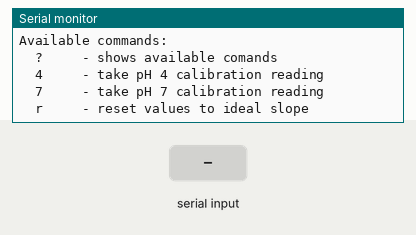
A sketch run on a simulated Arduino Uno, built for the host (arithmetic inside an expression is 32-bit, double 64-bit). On the bench: the last lines printed to the serial monitor. The test bench sets the inputs (shaded band). EEPROM starts erased.

Above: at 1.3 s.
1.4 s: "4\n" received over Serial
At 3.5 s:
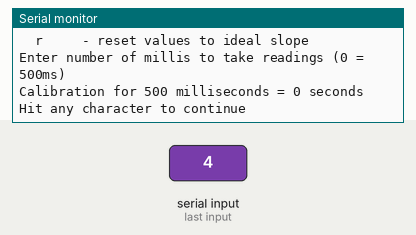
3.9 s: "7\n" received over Serial
At 5.2 s:
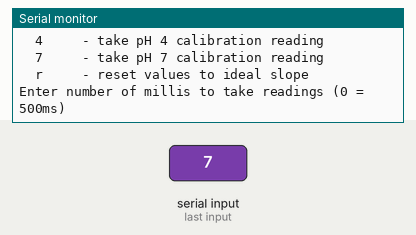

Measured:
- after the input at 1.4 s, the serial monitor: prints a new line at once (image 1)
- after the input at 3.9 s, the serial monitor: prints a new line at once (image 2)

The sketch:

phCalibrate.ino
```cpp
#include <Statistic.h>
#include <avr/eeprom.h>
#include <Wire.h>
#include <Adafruit_ADS1015.h>
#define LSB_mV  1
const unsigned long CALIBRATION_PERIOD_IN_MS=500;
float pHStep;
int16_t pH4Cal,pH7Cal;
Adafruit_ADS1015 ads1015;
Statistic myStats_pH;
//EEPROM trigger check
#define Write_Check      0x1234
struct parameters_T
{
  unsigned int WriteCheck;
  int16_t pH7Cal, pH4Cal;
  float pHStep;
}
params;

void setup()
{
  Serial.begin(9600);
  //Lets read our Info from the eeprom and setup our params,
  //if we loose power or reset we'll still remember our settings!
  eeprom_read_block(&params, (void *)0, sizeof(params));
  //if its a first time setup or our magic number in eeprom is wrong reset to default
  if (params.WriteCheck != Write_Check){
    resetParams();
  }
  ads1015.begin();
  // ads1015.setGain(GAIN_ONE);     // 1x gain   +/- 4.096V  1 bit = 2mV
  ads1015.setGain(GAIN_TWO);     // 2x gain   +/- 2.048V  1 bit = 1mV
  // ads1015.setGain(GAIN_FOUR);    // 4x gain   +/- 1.024V  1 bit = 0.5mV
  // ads1015.setGain(GAIN_EIGHT);   // 8x gain   +/- 0.512V  1 bit = 0.25mV
  // ads1015.setGain(GAIN_SIXTEEN); // 16x gain  +/- 0.256V  1 bit = 0.125mV
  showHelp();
}
void loop()
{
  serialHandler();
}
void serialHandler() {
  char inChar;
  if((inChar = Serial.read())>0) {
    switch (inChar) {
    case '4':
      takeReadings();
      readParams(&pH4Cal,&pH7Cal,&pHStep);
      pH4Cal = myStats_pH.average();
      Serial.print("Count: ");
      Serial.print(myStats_pH.count());
      Serial.print(" | StDev: ");
      Serial.println(myStats_pH.pop_stdev());
      pHStep = calcSlope();
      writeParams(pH4Cal,pH7Cal,pHStep);
      readParams(&pH4Cal,&pH7Cal,&pHStep);
      showHelp();
      break;
    case '7':
      takeReadings();
      readParams(&pH4Cal,&pH7Cal,&pHStep);
      pH7Cal = myStats_pH.average();
      Serial.print("Count: ");
      Serial.print(myStats_pH.count());
      Serial.print(" | StDev: ");
      Serial.println(myStats_pH.pop_stdev());
      pHStep = calcSlope();
      writeParams(pH4Cal,pH7Cal,pHStep);
      readParams(&pH4Cal,&pH7Cal,&pHStep);
      showHelp();
      break;
    case 'r':
    case 'R':
      resetParams();
      readParams(&pH4Cal,&pH7Cal,&pHStep);
      showHelp();
      break;
    case '?':
    case 'h': // Display help
      showHelp();
      break;
    default:
      break;
    }
  }
}
void takeReadings(){
  Serial.print("\r\nEnter number of millis to take readings (0 = ");
  Serial.print(CALIBRATION_PERIOD_IN_MS);
  Serial.println("ms)");
  while (Serial.available()==0);
  unsigned long calibrationPeriodInMilliseconds = Serial.parseInt();
  if (calibrationPeriodInMilliseconds <= 0)calibrationPeriodInMilliseconds = CALIBRATION_PERIOD_IN_MS;
  Serial.print(F("Calibration for "));
  displayMillisToMinutesAndSeconds(calibrationPeriodInMilliseconds);
  Serial.print(F("\r\nHit any character to continue "));
  while (Serial.available()==0);
  readValuesToGetAvg(calibrationPeriodInMilliseconds);
}

void readValuesToGetAvg(unsigned long pHReadcalibrationPeriodInMilliseconds) {
  int16_t adc_result;
  unsigned long currentMillis = millis();
  unsigned long lastpHCalibrationMillis = currentMillis;
  myStats_pH.clear();
  while (currentMillis - lastpHCalibrationMillis < pHReadcalibrationPeriodInMilliseconds)
  {
    //get a pH reading (assumes pH probe is in a calibration solution)
    adc_result = readADC();
    Serial.println(adc_result);
    myStats_pH.add(adc_result);
    currentMillis = millis();
  }
}
//This is really the heart of the calibration proccess, we want to capture the
//probes "age" and compare it to the Ideal Probe, the easiest way to capture two readings,
//at known point(4 and 7 for example) and calculate the slope.
//If your slope is drifting too much from Ideal(59.16) its time to clean or replace!
float calcSlope ()
{
  pHStep = float(pH4Cal-pH7Cal)/3.; // 3 = 7-4 (steps between pH 4 and pH 7)
  return(pHStep);
}
//
void displayMillisToMinutesAndSeconds(unsigned long milliseconds) {
  int seconds = (int) (milliseconds / 1000) % 60 ;
  int minutes = (int) ((milliseconds / 60000) % 60);
  Serial.print(milliseconds);
  Serial.print(F(" milliseconds = "));
  if (minutes > 0) {
    Serial.print(minutes);
    Serial.print(F(" minutes and "));
  }
  Serial.print(seconds);
  Serial.print(F(" seconds "));
}
void resetParams(void)
{
  Serial.println(F("---> IN resetParams"));
  //Restore to ideal parameters.
  params.WriteCheck = Write_Check;
  params.pH7Cal = 0; //pH 7 voltage = 0V
  params.pH4Cal = 177.36; //pH 4 voltage = 177.36mV
  params.pHStep = 59.16;//ideal probe slope
  eeprom_write_block(&params, (void *)0, sizeof(params)); //write these settings back to eeprom
}
void readParams(int16_t *pH4Cal, int16_t *pH7Cal,float *pHStep) {
  Serial.println(F("---> IN readParams"));
  eeprom_read_block(&params, (void *)0, sizeof(params));
  //if its a first time setup or our magic number in eeprom is wrong reset to default
  if (params.WriteCheck != Write_Check){
    resetParams();
  }
  *pHStep = params.pHStep;
  *pH4Cal = params.pH4Cal;
  *pH7Cal = params.pH7Cal;
  Serial.print(F("pH Slope:"));
  Serial.println(*pHStep);
  Serial.print(F("pH 4 Cal:"));
  Serial.println(*pH4Cal);
  Serial.print(F("pH 7 Cal:"));
  Serial.println(*pH7Cal);
}
void writeParams(int16_t pH4Cal,int16_t pH7Cal,float pHStep) {
  Serial.println(F("---> IN writepHParams"));
  params.pH4Cal = pH4Cal;
  params.pH7Cal = pH7Cal;
  params.pHStep = pHStep;
  eeprom_write_block(&params, (void *)0, sizeof(params)); //write these settings back to eeprom
}
int16_t readADC(void){
  // ads1015.setGain(GAIN_ONE);     // 1x gain   +/- 4.096V  1 bit = 2mV
  ads1015.setGain(GAIN_TWO);     // 2x gain   +/- 2.048V  1 bit = 1mV
  // ads1015.setGain(GAIN_FOUR);    // 4x gain   +/- 1.024V  1 bit = 0.5mV
  // ads1015.setGain(GAIN_EIGHT);   // 8x gain   +/- 0.512V  1 bit = 0.25mV
  // ads1015.setGain(GAIN_SIXTEEN); // 16x gain  +/- 0.256V  1 bit = 0.125mV
  //pH is AIN0 on the ADS1015 of the Ladybug Shield
  int16_t results = ads1015.readADC_Differential_VGND(0);
  return(results*LSB_mV);
}


const char helpText[] PROGMEM =
"\n"
"Available commands:" "\n"
"  ?     - shows available comands" "\n"
"  4     - take pH 4 calibration reading" "\n"
"  7     - take pH 7 calibration reading" "\n"
"  r     - reset values to ideal slope" "\n"
;
/*-----------------------------------------------------------
 show command line menu
 -----------------------------------------------------------*/
static void showHelp () {
  showString(helpText);
}
static void showString (PGM_P s) {
  for (;;) {
    char c = pgm_read_byte(s++);
    if (c == 0)
      break;
    if (c == '\n')
      Serial.print('\r');
    Serial.print(c);
  }
}
```
